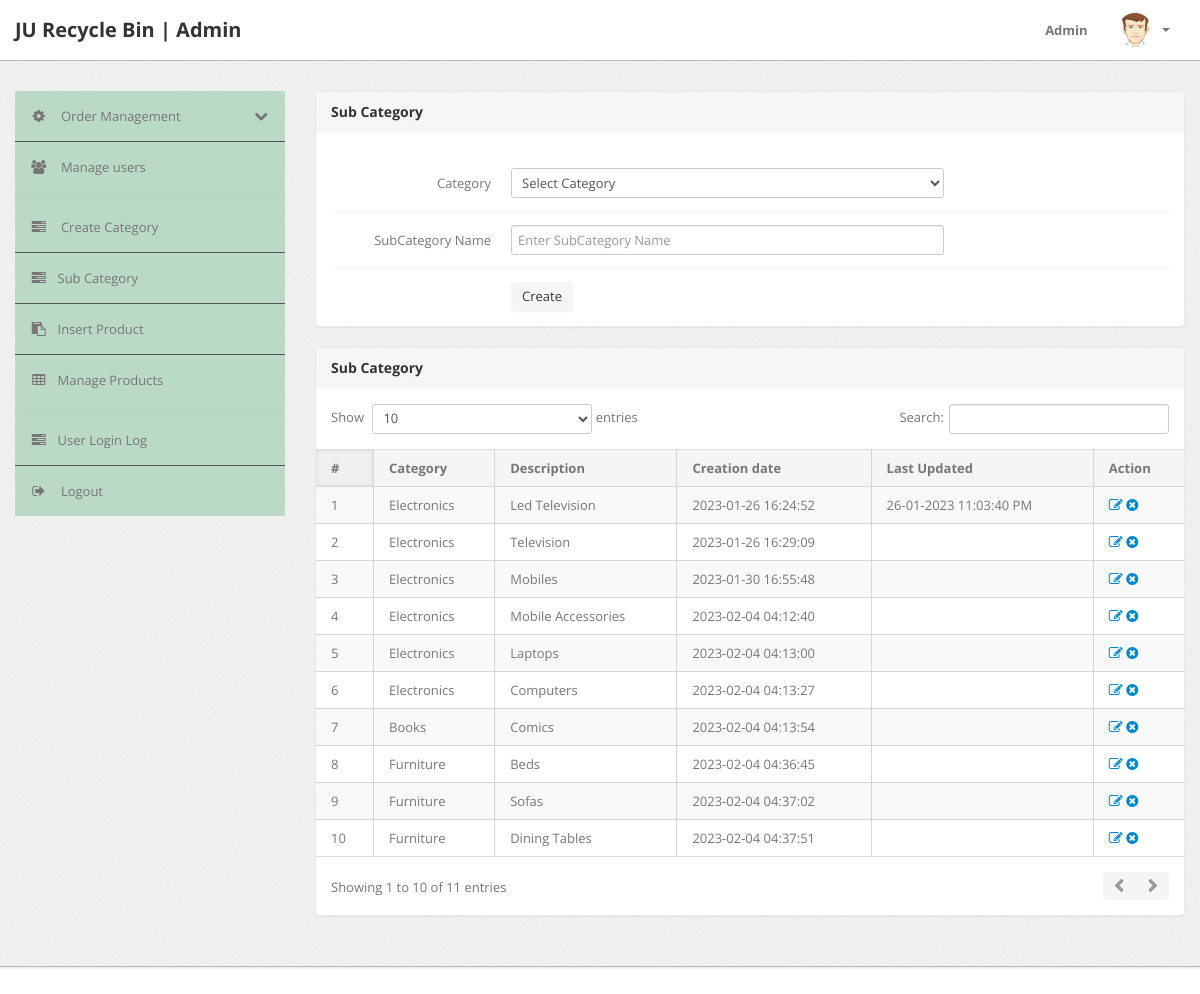
Page /admin/subcategory.php (signed in) on the committed database.
### tables this page shows
CREATE TABLE `subcategory` (
  `id` int(11) NOT NULL,
  `categoryid` int(11) DEFAULT NULL,
  `subcategory` varchar(255) DEFAULT NULL,
  `creationDate` timestamp NULL DEFAULT CURRENT_TIMESTAMP,
  `updationDate` varchar(255) DEFAULT NULL
);

CREATE TABLE `category` (
  `id` int(11) NOT NULL,
  `categoryName` varchar(255) DEFAULT NULL,
  `categoryDescription` longtext,
  `creationDate` timestamp NOT NULL DEFAULT CURRENT_TIMESTAMP,
  `updationDate` varchar(255) DEFAULT NULL
);

### admin/subcategory.php (the view, shortened to what this page needs)
<?php
include('include/config.php');
if(strlen($_SESSION['alogin'])==0)
	{
header('location:index.php');
}
else{
?>
<!DOCTYPE html>
<html lang="en">
<head>
	<link type="text/css" href="bootstrap/css/bootstrap.min.css" rel="stylesheet">
	<link type="text/css" href="bootstrap/css/bootstrap-responsive.min.css" rel="stylesheet">
	<link type="text/css" href="css/theme.css" rel="stylesheet">
	<link type="text/css" href="images/icons/css/font-awesome.css" rel="stylesheet">
</head>
<body>
<?php include('include/header.php');?>
	<div class="wrapper">
		<div class="container">
			<div class="row">
<?php include('include/sidebar.php');?>
			<div class="span9">
					<div class="content">
						<div class="module">
							<div class="module-head">
								<h3>Sub Category</h3>
							</div>
							<div class="module-body">
									<br />
			<form class="form-horizontal row-fluid" name="subcategory" method="post" >
<div class="control-group">
<label class="control-label" for="basicinput">Category</label>
<div class="controls">
<select name="category" class="span8 tip" required>
<option value="">Select Category</option>
</select>
</div>
</div>
<div class="control-group">
<label class="control-label" for="basicinput">SubCategory Name</label>
<div class="controls">
<input type="text" placeholder="Enter SubCategory Name"  name="subcategory" class="span8 tip" required>
</div>
</div>
	<div class="control-group">
											<div class="controls">
												<button type="submit" name="submit" class="btn">Create</button>
											</div>
										</div>
									</form>
							</div>
						</div>
	<div class="module">
							<div class="module-head">
								<h3>Sub Category</h3>
							</div>
							<div class="module-body table">
								<table cellpadding="0" cellspacing="0" border="0" class="datatable-1 table table-bordered table-striped	 display" width="100%">
									<thead>
										<tr>
											<th>#</th>
											<th>Category</th>
											<th>Description</th>
											<th>Creation date</th>
											<th>Last Updated</th>
											<th>Action</th>
										</tr>
									</thead>
									<tbody>
<?php $query=mysqli_query($con,"select subcategory.id,category.categoryName,subcategory.subcategory,subcategory.creationDate,subcategory.updationDate from subcategory join category on category.id=subcategory.categoryid");
$cnt=1;
while($row=mysqli_fetch_array($query))
{
?>
										<tr>
											<td><?php echo htmlentities($cnt);?></td>
											<td><?php echo htmlentities($row['categoryName']);?></td>
											<td><?php echo htmlentities($row['subcategory']);?></td>
											<td> <?php echo htmlentities($row['creationDate']);?></td>
											<td><?php echo htmlentities($row['updationDate']);?></td>
											<td>
											<a href="edit-subcategory.php?id=<?php echo $row['id']?>" ><i class="icon-edit"></i></a>
											<a href="subcategory.php?id=<?php echo $row['id']?>&del=delete" onClick="return confirm('Are you sure you want to delete?')"><i class="icon-remove-sign"></i></a></td>
										</tr>
										<?php $cnt=$cnt+1; } ?>
								</table>
							</div>
						</div>
					</div>
				</div>
			</div>
		</div>
	</div>
<?php include('include/footer.php');?>
</body>
<?php } ?>

### rows in the picture
subcategory: categoryid.categoryName "Electronics", subcategory "Led Television", creationDate "2023-01-26 16:24:52", updationDate "26-01-2023 11:03:40 PM"
subcategory: categoryid.categoryName "Electronics", subcategory "Television", creationDate "2023-01-26 16:29:09"
subcategory: categoryid.categoryName "Electronics", subcategory "Mobiles", creationDate "2023-01-30 16:55:48"
subcategory: categoryid.categoryName "Electronics", subcategory "Mobile Accessories", creationDate "2023-02-04 04:12:40"
subcategory: categoryid.categoryName "Electronics", subcategory "Laptops", creationDate "2023-02-04 04:13:00"
subcategory: categoryid.categoryName "Electronics", subcategory "Computers", creationDate "2023-02-04 04:13:27"
subcategory: categoryid.categoryName "Books", subcategory "Comics", creationDate "2023-02-04 04:13:54"
subcategory: categoryid.categoryName "Furniture", subcategory "Beds", creationDate "2023-02-04 04:36:45"
subcategory: categoryid.categoryName "Furniture", subcategory "Sofas", creationDate "2023-02-04 04:37:02"
subcategory: categoryid.categoryName "Furniture", subcategory "Dining Tables", creationDate "2023-02-04 04:37:51"
